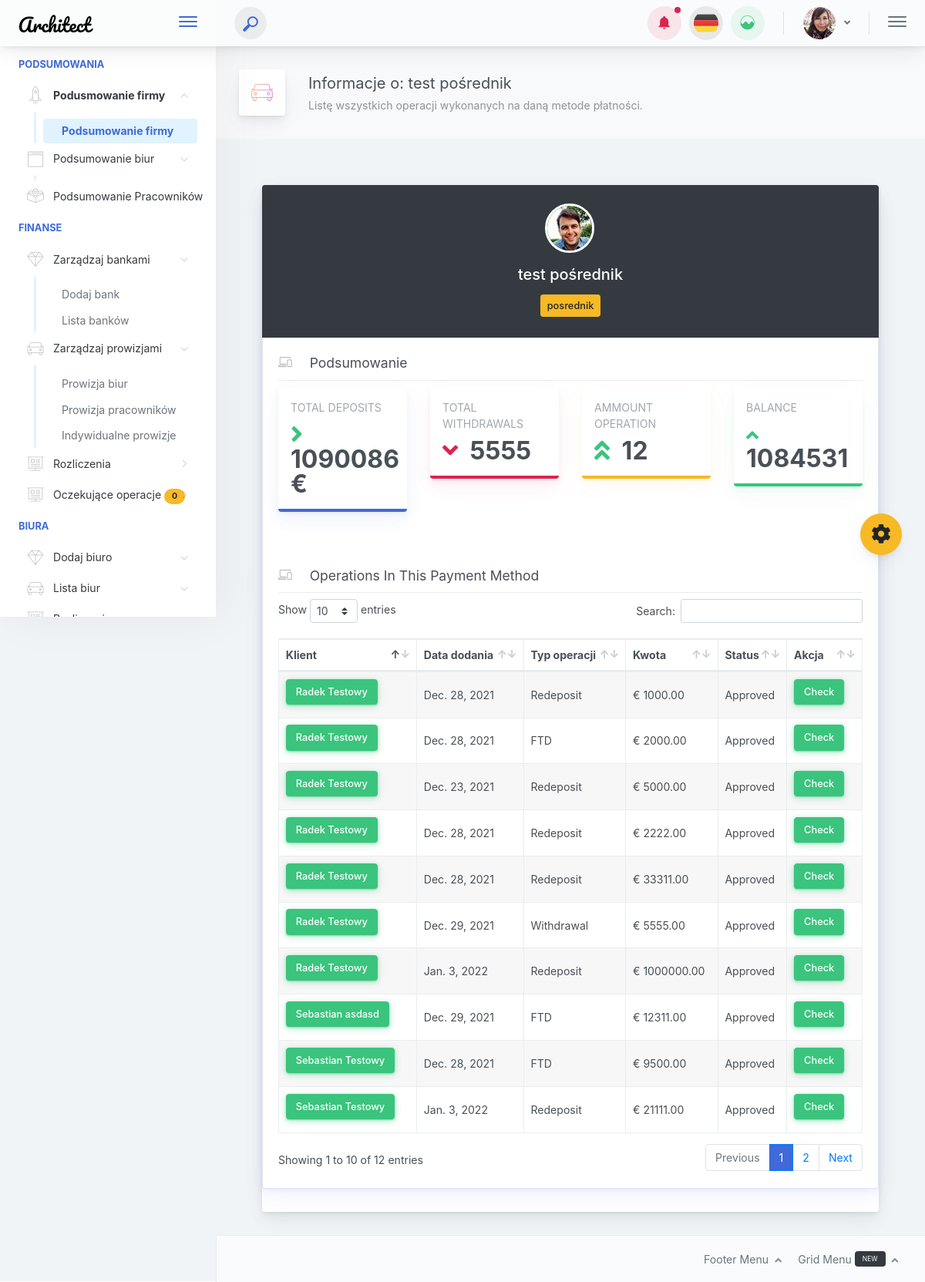
/crm/Bank/1/, run on the app's committed database.
### crm/models.py (models this page shows, shortened)
class Bank(models.Model):
    def __str__(self):
        return self.name
    class Meta:
        verbose_name = 'Bank'
        verbose_name_plural = 'Banks'
    name = models.CharField(max_length=64)
    type = models.CharField(max_length=20)
    iban = models.CharField(max_length=128, blank=True, null=True)
    wallet = models.CharField(max_length=128, blank=True, null=True)
    owner = models.CharField(max_length=64, blank=True, null=True)
    swift = models.CharField(max_length=20, blank=True, null=True)
    country = models.CharField(max_length=20, blank=True, null=True)
    adres = models.TextField(max_length=128, blank=True, null=True)
    reg_date = models.DateField(blank=True, null=True)
    active = models.BooleanField()
    @property
    def bank_amount_depo(self):
        bank_depo = Operation.objects.filter(bank_id=self).filter(status_id=5).aggregate(Sum('cash')).get('cash__sum')
        bank_wd = Operation.objects.filter(bank_id=self).filter(
            status_id=5).filter(type_id=3).aggregate(Sum('cash')).get('cash__sum')
        if bank_wd is None:
            bank_wd = 0
        if bank_depo is None:
            bank_depo = 0
        return bank_depo - bank_wd
    @property
    def bank_amount_wd(self):
        bank_wd = Operation.objects.filter(bank_id=self).filter(
            status_id=5).filter(type_id=3).aggregate(Sum('cash')).get('cash__sum')
        if bank_wd is None:
            bank_wd = 0
        return bank_wd
    @property
    def bank_amount_operation_count(self):
        bank_count = Operation.objects.filter(bank_id=self).count()
        if bank_count is None:
            bank_count = 0
        return bank_count
    @property
    def bank_amount_bilans(self):
        bank_depo = Operation.objects.filter(bank_id=self).filter(status_id=5).aggregate(Sum('cash')).get('cash__sum')
        bank_wd = Operation.objects.filter(bank_id=self).filter(
            status_id=5).filter(type_id=3).aggregate(Sum('cash')).get('cash__sum')
        if bank_wd is None:
            bank_wd = 0
        if bank_depo is None:
            bank_depo = 0
        return bank_depo - (2 * bank_wd)

class Operation(models.Model):
    client = models.ForeignKey(Client, on_delete=models.CASCADE, related_name='operations')
    cash = models.DecimalField(max_digits=12, decimal_places=2)
    date = models.DateField(blank=True, null=True)
    bank = models.ForeignKey(Bank, on_delete=models.CASCADE, related_name='operation_bank')
    type = models.ForeignKey(Status, on_delete=models.CASCADE, related_name='operation_type')
    who = models.ForeignKey(Employee, on_delete=models.CASCADE)
    status = models.ForeignKey(Status, on_delete=models.CASCADE, related_name='operation_status')
    class Meta:
        verbose_name = 'Operations'
        verbose_name_plural = 'Operations'

class Client(models.Model):
    class Meta:
        verbose_name = 'Client'
        verbose_name_plural = 'Client'
    name = models.CharField(max_length=64)
    lastname = models.CharField(max_length=64)
    phone = models.DecimalField(max_digits=20, decimal_places=0)
    email = models.EmailField(max_length=64, null=True)
    salesman = models.ForeignKey(Employee, on_delete=models.CASCADE, related_name='salesman')
    retention = models.ForeignKey(Employee, on_delete=models.CASCADE, related_name='retention')
    reg_time = models.DateField(blank=True, null=True)
    office = models.ForeignKey(Office, on_delete=models.CASCADE, blank=True, null=True)
    active = models.BooleanField(default=False)

class Status(models.Model):
    def __str__(self):
        return self.status
    status = models.CharField(max_length=64)
    class Meta:
        verbose_name = 'Status'
        verbose_name_plural = 'Status'

### crm/views.py (the view)
# urls.py: path('Bank/<int:bank_id>/', views.bank, name='bank'),
def bank(request, bank_id):
    bank = get_object_or_404(Bank, pk=bank_id)
    operation = Operation.objects.filter(bank_id=bank.id)
    context = {
        'bank': bank,
        'operation': operation,
    }
    return render(request, 'bank.html', context)

### crm/templatetags/extra_tags.py (called while the page is built)
@register.simple_tag
def pending_aproved():
    return Operation.objects.filter(status_id=1).count()

### templates/bank.html (shortened to what this page needs)
{%  extends 'masterpage.html' %}
{% load static %}
{% block mainblock %}
    <div class="app-page-title">
                        <div class="page-title-wrapper">
                            <div class="page-title-heading">
                                <div class="page-title-icon">
                                    <i class="pe-7s-car icon-gradient bg-mean-fruit"></i>
                                </div>
                                <div>Informacje o: {{ bank }}
                                    <div class="page-title-subheading">Listę wszystkich operacji wykonanych na daną metode płatności.
                                    </div>
                                </div>
                            </div>
                        </div>
    </div>
<div class="app-main__inner">
<div class="main-card mb-3 card">
                            <div class="card-shadow-primary card-border mb-3 card">
                                <div class="dropdown-menu-header">
                                    <div class="dropdown-menu-header-inner bg-dark">
                                        <div class="menu-header-content">
                                            <div class="avatar-icon-wrapper mb-3 avatar-icon-xl">
                                                <div class="avatar-icon"><img
                                                        src="../assets/images/avatars/6.jpg"
                                                        alt="Logo banku"></div>
                                            </div>
                                            <div>
                                                <h5 class="menu-header-title">{{ bank.name }}</h5>
                                            </div>
                                            <div class="menu-header-btn-pane pt-1">
                                                <button class="btn-icon btn btn-warning btn-sm">{{ bank.type}}</button>
                                            </div>
                                        </div>
                                    </div>
                                </div>
                                <div class="card-body">
                            <div class="card-header-title font-size-lg text-capitalize font-weight-normal">
                                <i class="header-icon lnr-laptop-phone mr-3 text-muted opacity-6"> </i>
                                Podsumowanie</div>
                             <div tabindex="-1" class="dropdown-divider"></div>
                                <div class="row">
                        <div class="col-md-6 col-lg-3">
                            <div class="widget-chart widget-chart2 text-left mb-3 card-btm-border card-shadow-primary border-primary card">
                                <div class="widget-chat-wrapper-outer">
                                    <div class="widget-chart-content">
                                        <div class="widget-title opacity-5 text-uppercase">Total deposits</div>
                                        <div class="widget-numbers mt-2 fsize-4 mb-0 w-100">
                                            <div class="widget-chart-flex align-items-center">
                                                <div>
                                                    <span class="opacity-10 text-success pr-2">
                                                        <i class="fa fa-angle-right"></i>
                                                    </span>
                                                    {{ bank.bank_amount_depo }} €
                                                </div>
                                            </div>
                                        </div>
                                    </div>
                                </div>
                            </div>
                        </div>
                        <div class="col-md-6 col-lg-3">
                            <div class="widget-chart widget-chart2 text-left mb-3 card-btm-border card-shadow-danger border-danger card">
                                <div class="widget-chat-wrapper-outer">
                                    <div class="widget-chart-content">
                                        <div class="widget-title opacity-5 text-uppercase">Total withdrawals</div>
                                        <div class="widget-numbers mt-2 fsize-4 mb-0 w-100">
                                            <div class="widget-chart-flex align-items-center">
                                                <div>
                                                    <span class="opacity-10 text-danger pr-2">
                                                        <i class="fa fa-angle-down"></i>
                                                    </span>
                                                    {{ bank.bank_amount_wd }}
                                                </div>
                                            </div>
                                        </div>
                                    </div>
                                </div>
                            </div>
                        </div>
                        <div class="col-md-6 col-lg-3">
                            <div class="widget-chart widget-chart2 text-left mb-3 card-btm-border card-shadow-warning border-warning card">
                                <div class="widget-chat-wrapper-outer">
                                    <div class="widget-chart-content">
                                        <div class="widget-title opacity-5 text-uppercase">Ammount operation</div>
                                        <div class="widget-numbers mt-2 fsize-4 mb-0 w-100">
                                            <div class="widget-chart-flex align-items-center">
                                                <div>
                                                    <span class="opacity-10 text-success pr-2">
                                                        <i class="fa fa-angle-double-up"></i>
                                                    </span>
                                                    {{ bank.bank_amount_operation_count }}
                                                </div>
                                            </div>
                                        </div>
                                    </div>
                                </div>
                            </div>
                        </div>
                        <div class="col-md-6 col-lg-3">
                            <div class="widget-chart widget-chart2 text-left mb-3 card-btm-border card-shadow-success border-success card">
                                <div class="widget-chat-wrapper-outer">
                                    <div class="widget-chart-content">
                                        <div class="widget-title opacity-5 text-uppercase">Balance</div>
                                        <div class="widget-numbers mt-2 fsize-4 mb-0 w-100">
                                            <div class="widget-chart-flex align-items-center">
                                                <div>
                                                    <small class="fa fa-angle-up text-success pr-1"></small>
                                                    {{ bank.bank_amount_bilans }}
                                                </div>
                                            </div>
                                        </div>
                                    </div>
                                </div>
                            </div>
                        </div>
                    </div>
                                </div>
                        <div class="card-body">
                        <div class="card-header-title font-size-lg text-capitalize font-weight-normal">
                            <i class="header-icon lnr-laptop-phone mr-3 text-muted opacity-6">
                            </i>Operations in this payment method
                        </div>
                        <div tabindex="-1" class="dropdown-divider"></div>
                               <table  style="width: 100%;" id="bank-operation-list" class="table table-hover table-striped table-bordered dataTable dtr-inline">
                                <thead>
                                <tr>
                                    <th>Klient</th>
                                    <th>Data dodania</th>
                                    <th>Typ operacji</th>
                                    <th>Kwota</th>
                                    <th>Status</th>
                                    <th>Akcja</th>
                                </tr>
                                </thead>
                                <tbody>
                                {%  for c in operation %}
                                <tr>
                                    <td>
                                    <form method="POST">
                                            <button type="submit" class="mb-2 mr-2 btn btn-shadow btn-success">
                                                {{ c.client.name }} {{ c.client.lastname }}
                                            </button>
                                        </form>
                                    </td>
                                    <td>{{ c.date }}</td>
                                    <td>{{ c.type }}</td>
                                    <td>€ {{ c.cash }}</td>
                                    <td>{{ c.status }}</td>
                                    <td>
                                        <form method="POST">
                                            <button type="submit" class="mb-2 mr-2 btn btn-shadow btn-success">Check
                                            </button>
                                        </form>
                                    </td>
                                    {% endfor %}
                                </tr>
                                </tbody>
                            </table>
                        </div>
                    </div>
    </div>
</div>
{% endblock %}

### data on the page
Bank: name "test pośrednik", type "posrednik", bank_amount_depo "1090086", bank_amount_wd "5555", bank_amount_operation_count "12", bank_amount_bilans "1084531"
Operation: client.name "Radek", client.lastname "Testowy", date "Dec. 28, 2021", type "Redeposit", cash "1000.00", status "Approved"
Operation: client.name "Radek", client.lastname "Testowy", date "Dec. 28, 2021", type "FTD", cash "2000.00", status "Approved"
Operation: client.name "Radek", client.lastname "Testowy", date "Dec. 23, 2021", type "Redeposit", cash "5000.00", status "Approved"
Operation: client.name "Radek", client.lastname "Testowy", date "Dec. 28, 2021", type "Redeposit", cash "2222.00", status "Approved"
Operation: client.name "Sebastian", client.lastname "Testowy", date "Dec. 28, 2021", type "FTD", cash "9500.00", status "Approved"
Operation: client.name "Radek", client.lastname "Testowy", date "Dec. 28, 2021", type "Redeposit", cash "33311.00", status "Approved"
Operation: client.name "Radek", client.lastname "Testowy", date "Dec. 29, 2021", type "Withdrawal", cash "5555.00", status "Approved"
Operation: client.name "Sebastian", client.lastname "asdasd", date "Dec. 29, 2021", type "FTD", cash "12311.00", status "Approved"
Operation: client.name "Sebastian", client.lastname "Testowy", date "Jan. 3, 2022", type "Redeposit", cash "21111.00", status "Approved"
Operation: client.name "Radek", client.lastname "Testowy", date "Jan. 3, 2022", type "Redeposit", cash "1000000.00", status "Approved"
